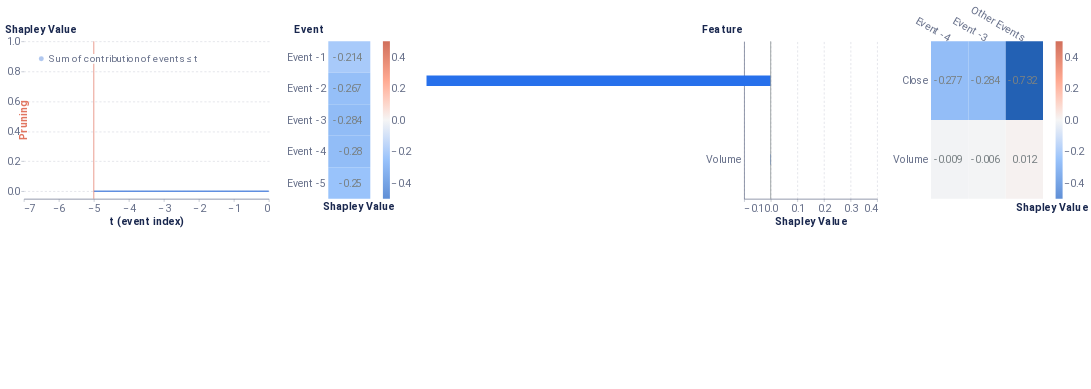

Notebook code cell kept with this figure:
### Code cell
sample_data = X_train[1].reshape(1,5,2)
##Local Report
plot_feats = {'Close':'Close', 'Volume':'Volume'}
pruning_dict = {'tol': 0.025}
event_dict = {'rs': 42, 'nsamples': 32000}
feature_dict = {'rs': 42, 'nsamples': 32000, 'feature_names': model_features, 'plot_features': plot_feats}
cell_dict = {'rs': 42, 'nsamples': 32000, 'top_x_feats': 2, 'top_x_events': 2}
local_report(f, sample_data, pruning_dict, event_dict, feature_dict, cell_dict=cell_dict, entity_uuid=1, entity_col='Index', baseline=average_event)

### Figure 1 — Vega-Lite specification as saved in the notebook (floating-point values rounded to 4 significant figures)
{"config": {"axis": {"domain": true, "domainColor": "#666F89", "grid": false, "gridCap": "round", "gridColor": "#B3B7C4", "gridDash": [2, 4], "gridWidth": 0.5, "labelColor": "#666F89", "labelFont": "Roboto, Arial, sans-serif", "labelPadding": 2, "tickColor": "#666F89", "tickOpacity": 0.5, "tickSize": 4, "titleColor": "#19274E", "titleFont": "Roboto, Arial, sans-serif", "titleFontSize": 12}, "axisBand": {"domain": true, "labelPadding": 4, "ticks": false}, "axisY": {"domain": false, "titleAlign": "left", "titleAngle": 0, "titleX": -20, "titleY": -10}, "legend": {"labelColor": "#666F89", "labelFont": "Roboto, Arial, sans-serif", "labelFontSize": 12, "symbolSize": 40, "titleColor": "#19274E", "titleFont": "Roboto, Arial, sans-serif", "titleFontSize": 12, "titlePadding": 4}, "arc": {"stroke": "#FFFFFF", "strokeWidth": 1}, "bar": {"fill": "#2770EB", "stroke": null}, "line": {"stroke": "#2770EB", "strokeWidth": 2}, "path": {"stroke": "#2770EB", "strokeWidth": 0.5}, "point": {"fill": "#2770EB", "shape": "circle", "filled": true}, "rect": {"fill": "#2770EB"}, "rule": {"stroke": "#666F89"}, "shape": {"stroke": "#2770EB"}, "text": {"color": "#19274E", "font": "Roboto, Arial, sans-serif", "fontSize": 12}, "range": {"category": ["#2770EB", "#77B98A", "#DA5252", "#FFC400", "#A87AEA", "#00A39E", "#19274E"], "diverging": ["#006360", "#2BB3AE", "#96D9D7", "#FFFFFF", "#EDAAAA", "#DA5252", "#811D1D"], "heatmap": ["#18448F", "#1B4EA5", "#2770EB", "#4C88EE", "#82ACF3", "#A6C4F7", "#E9F1FD"], "ramp": ["#18448F", "#1B4EA5", "#2770EB", "#4C88EE", "#82ACF3", "#A6C4F7", "#E9F1FD"]}, "background": "#FFFFFF", "group": {"fill": "#FFFFFF"}, "header": {"labelColor": "#19274E", "labelFont": "Roboto, Arial, sans-serif", "labelFontSize": 12, "titleColor": "#19274E", "titleFont": "Roboto, Arial, sans-serif", "titleFontSize": 16}, "title": {"anchor": "start", "color": "#19274E", "font": "Roboto, Arial, sans-serif", "fontSize": 20, "fontWeight": "bold", "offset": 20, "subtitleColor": "#19274E", "subtitleFontSize": 16}, "view": {"continuousHeight": 300, "continuousWidth": 400, "stroke": "transparent"}}, "hconcat": [{"layer": [{"mark": {"type": "area", "opacity": 0.5}, "encoding": {"color": {"field": "Coalition", "legend": {"fillColor": "white", "labelFontSize": 14, "labelLimit": 0, "orient": "top-left", "symbolSize": 50, "symbolStrokeWidth": 0, "title": null}, "scale": {"domain": ["Sum of contribution of events ≤ t"], "range": ["#618FE0"]}, "type": "nominal"}, "x": {"axis": {"labelFontSize": 15, "title": "t (event index)", "titleFontSize": 15}, "field": "t (event index)", "type": "quantitative"}, "y": {"axis": {"grid": true, "labelFontSize": 15, "titleFontSize": 15, "titleX": -28}, "field": "Shapley Value", "scale": {"domain": [-0.05, 1]}, "type": "quantitative"}}}, {"mark": "line", "encoding": {"color": {"field": "Coalition", "legend": {"fillColor": "white", "labelFontSize": 14, "labelLimit": 0, "orient": "top-left", "symbolSize": 50, "symbolStrokeWidth": 0, "title": null}, "scale": {"domain": ["Sum of contribution of events ≤ t"], "range": ["#618FE0"]}, "type": "nominal"}, "x": {"axis": {"labelFontSize": 15, "title": "t (event index)", "titleFontSize": 15}, "field": "t (event index)", "type": "quantitative"}, "y": {"axis": {"grid": true, "labelFontSize": 15, "titleFontSize": 15, "titleX": -28}, "field": "Shapley Value", "scale": {"domain": [-0.05, 1]}, "type": "quantitative"}}}, {"data": {"name": "data-cb388d4ae21d13d59a4396602d0ff418"}, "mark": {"type": "rule", "color": "#E17560"}, "encoding": {"x": {"field": "x", "type": "quantitative"}}}, {"data": {"name": "data-b378b3372f0b5441a4f7d4ef842c2485"}, "mark": {"type": "text", "angle": 270, "color": "#E17560", "fontSize": 15, "fontWeight": "bold", "text": "Pruning"}, "encoding": {"x": {"field": "x", "type": "quantitative"}}}], "data": {"name": "data-6fc22c8063c4093565710fd48d0c9985"}, "height": 225, "width": 350}, {"layer": [{"mark": "rect", "encoding": {"color": {"field": "rounded", "legend": {"gradientLength": 225, "gradientThickness": 10, "labelFontSize": 15, "orient": "right"}, "scale": {"domain": [-0.5, 0.5], "range": ["#5f8fd6", "#99c3fb", "#f5f5f5", "#ffaa92", "#d16f5b"]}, "title": null, "type": "quantitative"}, "x": {"axis": {"title": "Shapley Value", "titleFontSize": 15}, "field": "column", "type": "ordinal"}, "y": {"axis": {"domain": false, "labelFontSize": 15, "title": "Event", "titleFontSize": 15, "titleX": -49}, "field": "Feature", "sort": ["Event -1", "Event -2", "Event -3", "Event -4", "Event -5"], "type": "ordinal"}}}, {"mark": {"type": "text", "align": "right", "baseline": "middle", "color": "#798184", "dx": 18, "fontSize": 15}, "encoding": {"text": {"field": "rounded_str", "type": "nominal"}, "x": {"axis": {"domain": false, "labels": false, "title": "Shapley Value", "titleX": 43}, "field": "column", "type": "ordinal"}, "y": {"axis": {"domain": false, "labelFontSize": 15, "title": "Event", "titleFontSize": 15, "titleX": -49}, "field": "Feature", "sort": ["Event -1", "Event -2", "Event -3", "Event -4", "Event -5"], "type": "ordinal"}}}], "data": {"name": "data-09d4ee2177f491da2820ab02b955e2d4"}, "height": 225, "width": 60}, {"layer": [{"data": {"name": "data-72c74f993661b217b0d3de7256582606"}, "mark": {"type": "bar", "size": 15, "thickness": 1}, "encoding": {"x": {"axis": {"grid": true, "labelFontSize": 15, "title": "Shapley Value", "titleFontSize": 15}, "field": "Shapley Value", "scale": {"domain": [-0.1, 0.4]}, "type": "quantitative"}, "y": {"axis": {"labelFontSize": 15, "title": "Feature", "titleFontSize": 15, "titleX": -61}, "field": "Feature", "sort": {"field": "sort_col", "order": "descending"}, "type": "nominal"}}}, {"data": {"name": "data-9c00aa9dc2b1c1a0b4bf9b34ead12925"}, "mark": {"type": "rule", "color": "#798184"}, "encoding": {"x": {"field": "x", "type": "quantitative"}}}], "height": 225, "width": 190}, {"layer": [{"mark": "rect", "encoding": {"color": {"field": "rounded", "legend": {"gradientLength": 225, "gradientThickness": 10, "labelFontSize": 15, "orient": "right"}, "scale": {"domain": [-0.5, 0.5], "range": ["#5f8fd6", "#99c3fb", "#f5f5f5", "#ffaa92", "#d16f5b"]}, "title": null, "type": "quantitative"}, "x": {"axis": {"titleFontSize": 15}, "field": "Event", "sort": ["Event -4", "Event -3"], "type": "nominal"}, "y": {"axis": {"domain": false, "labelFontSize": 15, "title": null}, "field": "Feature", "sort": ["Close"], "type": "nominal"}}}, {"mark": {"type": "text", "align": "right", "baseline": "middle", "color": "#798184", "dx": 18, "fontSize": 15}, "encoding": {"text": {"field": "rounded_str", "type": "nominal"}, "x": {"axis": {"domain": false, "labelAngle": 30, "labelFontSize": 15, "orient": "top", "title": "Shapley Value", "titleX": 172, "titleY": 245}, "field": "Event", "sort": ["Event -4", "Event -3"], "type": "nominal"}, "y": {"axis": {"domain": false, "labelFontSize": 15, "title": null}, "field": "Feature", "sort": ["Close"], "type": "nominal"}}}], "data": {"name": "data-912158cc4c7be61c3b4ce9723aa286a5"}, "height": 225, "width": 160}], "resolve": {"scale": {"color": "independent"}}, "$schema": "https://vega.github.io/schema/vega-lite/v4.17.0.json", "datasets": {"data-6fc22c8063c4093565710fd48d0c9985": [{"Coalition": "Sum of contribution of events > t", "t (event index)": 0, "Shapley Value": -1.295}, {"Coalition": "Sum of contribution of events ≤ t", "t (event index)": 0, "Shapley Value": 0.0}, {"Coalition": "Sum of contribution of events > t", "t (event index)": -1, "Shapley Value": -1.073}, {"Coalition": "Sum of contribution of events ≤ t", "t (event index)": -1, "Shapley Value": 0.0}, {"Coalition": "Sum of contribution of events > t", "t (event index)": -2, "Shapley Value": -0.808}, {"Coalition": "Sum of contribution of events ≤ t", "t (event index)": -2, "Shapley Value": 0.0}, {"Coalition": "Sum of contribution of events > t", "t (event index)": -3, "Shapley Value": -0.5323}, {"Coalition": "Sum of contribution of events ≤ t", "t (event index)": -3, "Shapley Value": 0.0}, {"Coalition": "Sum of contribution of events > t", "t (event index)": -4, "Shapley Value": -0.2601}, {"Coalition": "Sum of contribution of events ≤ t", "t (event index)": -4, "Shapley Value": 0.0}, {"Coalition": "Sum of contribution of events > t", "t (event index)": -5, "Shapley Value": -6.147e-08}, {"Coalition": "Sum of contribution of events ≤ t", "t (event index)": -5, "Shapley Value": 0.0}], "data-cb388d4ae21d13d59a4396602d0ff418": [{"x": -5}], "data-b378b3372f0b5441a4f7d4ef842c2485": [{"x": -7}], "data-09d4ee2177f491da2820ab02b955e2d4": [{"Shapley Value": -0.2141, "Feature": "Event -1", "row": 1, "column": 1, "rounded": -0.214, "rounded_str": "-0.214"}, {"Shapley Value": -0.2671, "Feature": "Event -2", "row": 2, "column": 1, "rounded": -0.267, "rounded_str": "-0.267"}, {"Shapley Value": -0.284, "Feature": "Event -3", "row": 3, "column": 1, "rounded": -0.284, "rounded_str": "-0.284"}, {"Shapley Value": -0.2798, "Feature": "Event -4", "row": 4, "column": 1, "rounded": -0.28, "rounded_str": "-0.28"}, {"Shapley Value": -0.2505, "Feature": "Event -5", "row": 5, "column": 1, "rounded": -0.25, "rounded_str": "-0.25"}], "data-72c74f993661b217b0d3de7256582606": [{"Random seed": 42, "NSamples": 32000, "Feature": "Close", "Shapley Value": -1.294, "sort_col": 1.294}, {"Random seed": 42, "NSamples": 32000, "Feature": "Volume", "Shapley Value": -0.001568, "sort_col": 0.001568}], "data-9c00aa9dc2b1c1a0b4bf9b34ead12925": [{"x": 0}], "data-912158cc4c7be61c3b4ce9723aa286a5": [{"Event": "Other Events", "Feature": "Volume", "Shapley Value": 0.01222, "rounded": 0.012, "rounded_str": "0.012"}, {"Event": "Event -3", "Feature": "Volume", "Shapley Value": -0.005863, "rounded": -0.006, "rounded_str": "-0.006"}, {"Event": "Event -4", "Feature": "Volume", "Shapley Value": -0.00891, "rounded": -0.009, "rounded_str": "-0.009"}, {"Event": "Event -4", "Feature": "Close", "Shapley Value": -0.2767, "rounded": -0.277, "rounded_str": "-0.277"}, {"Event": "Event -3", "Feature": "Close", "Shapley Value": -0.2837, "rounded": -0.284, "rounded_str": "-0.284"}, {"Event": "Other Events", "Feature": "Close", "Shapley Value": -0.7324, "rounded": -0.732, "rounded_str": "-0.732"}]}}
